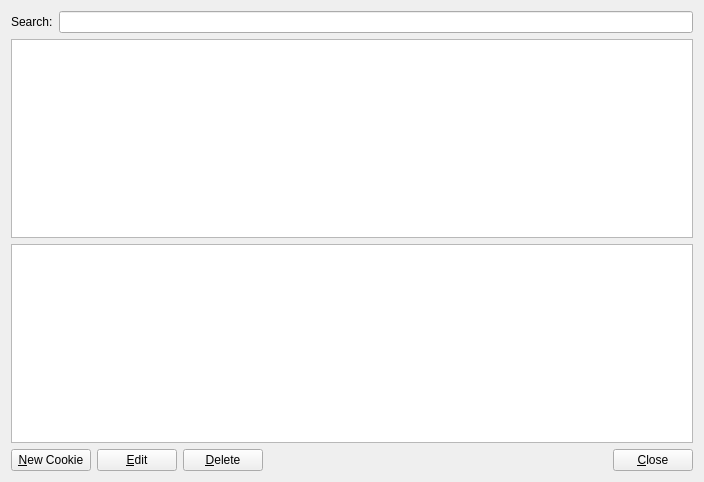
<?xml version="1.0" encoding="UTF-8"?>
<ui version="4.0">
 <class>CookieWidget</class>
 <widget class="QWidget" name="CookieWidget">
  <property name="geometry">
   <rect>
    <x>0</x>
    <y>0</y>
    <width>704</width>
    <height>482</height>
   </rect>
  </property>
  <property name="windowTitle">
   <string>Cookie Manager</string>
  </property>
  <layout class="QGridLayout" name="gridLayout">
   <item row="0" column="0">
    <layout class="QVBoxLayout" name="verticalLayout">
     <item>
      <layout class="QHBoxLayout" name="horizontalLayout">
       <item>
        <widget class="QLabel" name="labelSearch">
         <property name="text">
          <string>Search:</string>
         </property>
        </widget>
       </item>
       <item>
        <widget class="QLineEdit" name="lineEditSearch">
         <property name="clearButtonEnabled">
          <bool>true</bool>
         </property>
        </widget>
       </item>
      </layout>
     </item>
     <item>
      <widget class="CheckableTableView" name="tableViewCookies">
       <property name="maximumSize">
        <size>
         <width>16777215</width>
         <height>16777215</height>
        </size>
       </property>
       <property name="showGrid">
        <bool>false</bool>
       </property>
      </widget>
     </item>
     <item>
      <widget class="QTableView" name="tableViewCookieDetail">
       <property name="maximumSize">
        <size>
         <width>16777215</width>
         <height>250</height>
        </size>
       </property>
       <property name="showGrid">
        <bool>false</bool>
       </property>
       <attribute name="horizontalHeaderVisible">
        <bool>false</bool>
       </attribute>
       <attribute name="verticalHeaderVisible">
        <bool>false</bool>
       </attribute>
      </widget>
     </item>
     <item>
      <layout class="QHBoxLayout" name="horizontalLayout_2">
       <item>
        <widget class="QPushButton" name="pushButtonNewCookie">
         <property name="text">
          <string>&amp;New Cookie</string>
         </property>
        </widget>
       </item>
       <item>
        <widget class="QPushButton" name="pushButtonEditCookie">
         <property name="text">
          <string>&amp;Edit</string>
         </property>
        </widget>
       </item>
       <item>
        <widget class="QPushButton" name="pushButtonDeleteCookie">
         <property name="text">
          <string>&amp;Delete</string>
         </property>
        </widget>
       </item>
       <item>
        <spacer name="horizontalSpacer">
         <property name="orientation">
          <enum>Qt::Horizontal</enum>
         </property>
         <property name="sizeHint" stdset="0">
          <size>
           <width>40</width>
           <height>20</height>
          </size>
         </property>
        </spacer>
       </item>
       <item>
        <widget class="QPushButton" name="pushButtonClose">
         <property name="text">
          <string>&amp;Close</string>
         </property>
        </widget>
       </item>
      </layout>
     </item>
    </layout>
   </item>
  </layout>
 </widget>
 <customwidgets>
  <customwidget>
   <class>CheckableTableView</class>
   <extends>QTableView</extends>
   <header>CheckableTableView.h</header>
  </customwidget>
 </customwidgets>
 <resources/>
 <connections/>
</ui>
